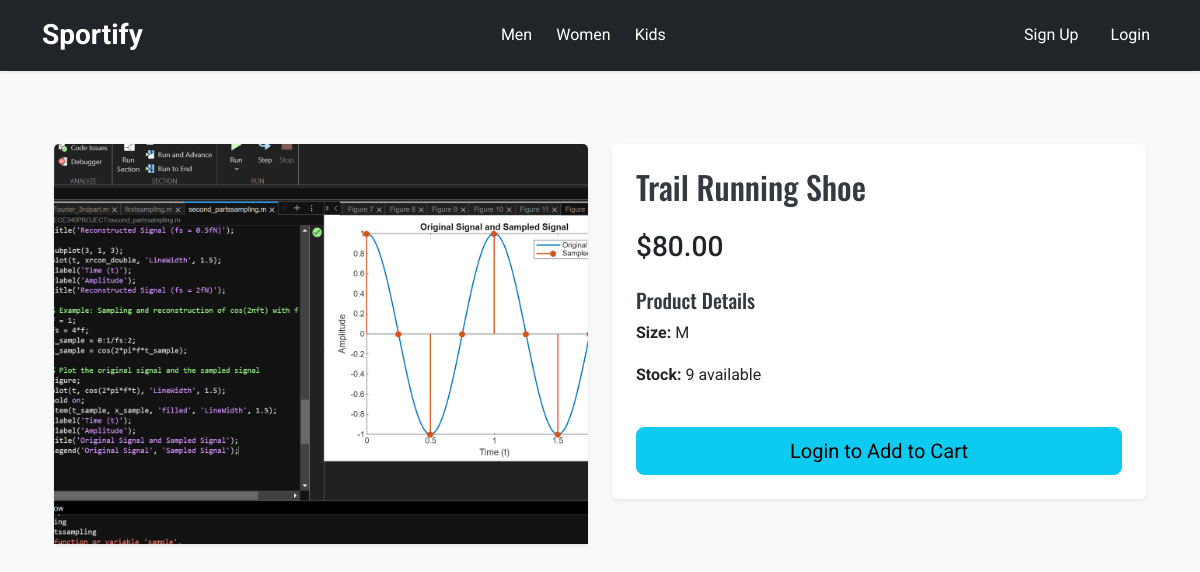
/product/FootwearSubCategory/1, run on the app's committed database.
### models.py (models this page shows, shortened)
class FootwearSubCategory(db.Model):
    __tablename__ = 'footwear_subcategories'
    id = db.Column(db.Integer, primary_key=True)
    footwear_id = db.Column(db.Integer, db.ForeignKey('footwear.id'), nullable=False)
    type = db.Column(db.String, nullable=False)
    price = db.Column(db.Float, nullable=False)
    size = db.Column(db.String, nullable=False)
    quantity = db.Column(db.Integer, nullable=False, default=0)
    for_gender = db.Column(db.String, nullable=False)
    image = db.Column(db.String, nullable=True)

### routes.py (the view)
    @app.route('/product/<product_type>/<int:product_id>')
    def product_detail(product_type, product_id):
        model = globals().get(product_type)
        if not model:
            flash('Invalid product type.', 'danger')
            return redirect(url_for('index'))
        product = model.query.get_or_404(product_id)
        promotion = Promotion.query.filter_by(product_type=product_type, product_id=product_id, active=True).first()
        if promotion and not promotion.is_active():
            promotion = None
        if current_user.is_authenticated:
            cart_count = Cart.query.filter_by(user_id=current_user.uid).count()
        else:
            cart_count = 0
        return render_template('product_detail.html', product=product, promotion=promotion, cart_count=cart_count)

### models.py (called while the page is built)
    def is_active(self):
        now = datetime.utcnow()
        if self.active and (self.end_date is None or self.end_date > now):
            return True
        return False

### templates/product_detail.html (shortened to what this page needs)
{% extends "base.html" %}
{% block content %}
<div class="container py-5">
    <div id="messageContainer" class="position-fixed top-0 end-0 p-3" style="z-index: 1050"></div>
    <div class="row">
        <div class="col-md-6 mb-4">
            <div class="card border-0 shadow-sm">
                <img src="{{ url_for('static', filename='images/placeholder.jpg') }}"
                     class="card-img-top img-fluid"
                     alt="{{ product.type }}"
                     style="object-fit: cover; height: 400px;">
            </div>
        </div>
        <div class="col-md-6">
            <div class="card border-0 shadow-sm p-4">
                <h2 class="mb-4">{{ product.type }}</h2>
                <div class="mb-4">
                    {% if promotion %}
                    <div class="d-flex align-items-center">
                        <del class="text-muted h5 mb-0">${{ "%.2f"|format(promotion.old_price) }}</del>
                        <span class="text-danger h3 mb-0 ms-3">${{ "%.2f"|format(promotion.discounted_price) }}</span>
                        <span class="badge bg-danger ms-3">SALE</span>
                    </div>
                    {% else %}
                    <span class="h3">${{ "%.2f"|format(product.price) }}</span>
                    {% endif %}
                </div>
                <div class="mb-4">
                    <h5>Product Details</h5>
                    <p><strong>Size:</strong> {{ product.size }}</p>
                    <p><strong>Stock:</strong> {{ product.quantity }} available</p>
                </div>
                {% if current_user.is_authenticated %}
                    <button type="button"
                            onclick="console.log('Button clicked'); handleAddToCart({{ product.id }}, '{{ product.__class__.__name__ }}')"
                            class="btn btn-primary btn-lg w-100">
                        Add to Cart
                    </button>
                {% else %}
                    <a href="{{ url_for('login') }}" class="btn btn-info btn-lg w-100">Login to Add to Cart</a>
                {% endif %}
            </div>
        </div>
    </div>
</div>
{% endblock %}

### static/css/styles.css (style rules this page uses)
body { font-family: 'Roboto', sans-serif; background-color: #f8f9fa; color: #343a40; line-height: 1.6; }
h1, h2, h3, h4, h5, h6 { font-family: 'Oswald', sans-serif; color: #343a40; }
.shadow-sm { box-shadow: 0 .125rem .25rem rgba(0,0,0,.075)!important; }

### data on the page
FootwearSubCategory: type "Trail Running Shoe", price "80.00", size "M", quantity "9"
